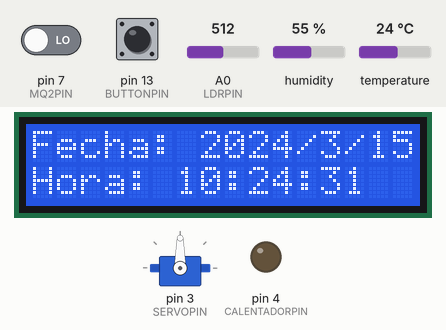
Simulated run of this sketch. Board: Arduino Uno, built with avr-gcc and run on an emulated ATmega328P. Parts: servo, 16×2 character LCD, output pins drawn as LEDs (lit = HIGH). Inputs (shaded band) come from the test bench; at power-on: pin 13 (BUTTONPIN) HIGH, A0 (LDRPIN) = 512, temperature 24 °C, pin 7 (MQ2PIN) LOW, humidity 55 %. The local clock reads 2024-03-15 10:24:30 at power-on unless the sketch sets it.

Above: at 1.6 s.
1.7 s: pin 13 (BUTTONPIN) pulled LOW for 0.15 s
At 3.2 s:
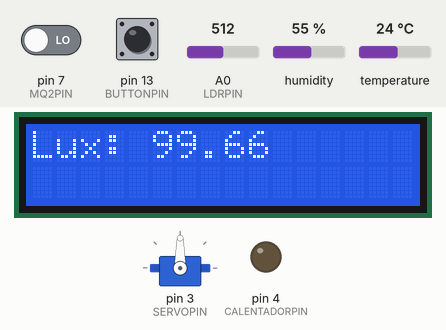
3.5 s: A0 (LDRPIN) set to 0
At 4.7 s:
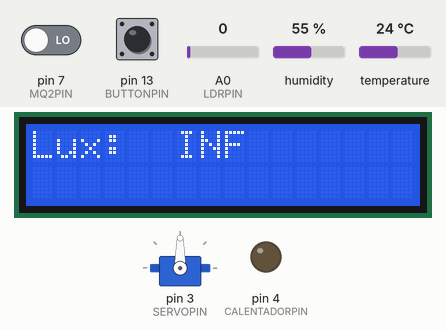
5.5 s: pin 13 (BUTTONPIN) pulled LOW for 1 s
At 6.8 s:
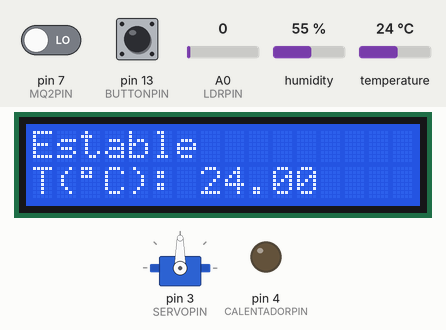
8.5 s: pin 13 (BUTTONPIN) pulled LOW for 0.15 s
At 9.5 s:
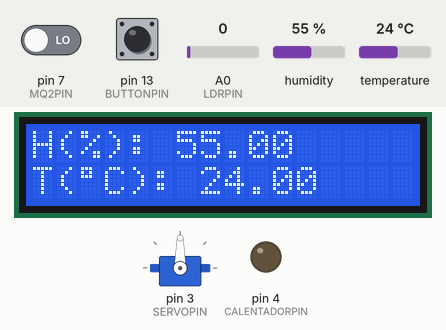
10.5 s: temperature set to 22.3 °C
At 13.0 s:
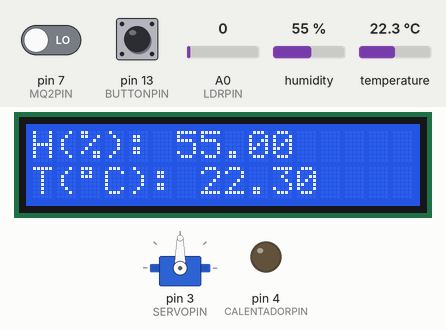
13.5 s: temperature set to 21.9 °C
At 16.8 s:
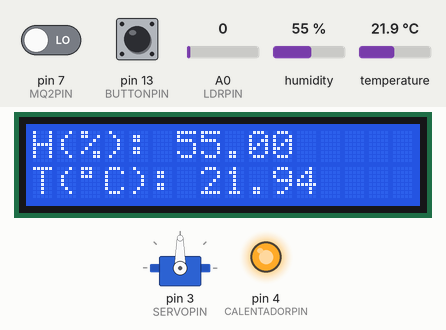
Timing chart, 0 to 21.5 s (numbered marks = the images above; inputs shaded):
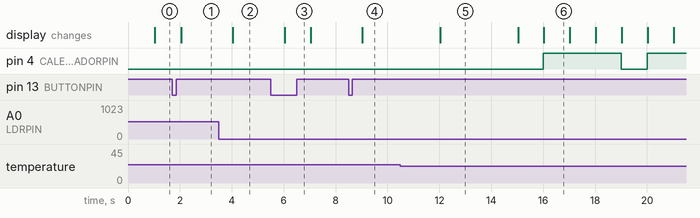

Measured:
- the behaviour switches between 22 and 21.9 °C on temperature (found by bisection; images 5 and 6)
- after the input at 1.7 s, the display: changes after 0.34 s (image 1)
- after the input at 3.5 s, the display: changes after 0.54 s (image 2)
- after the input at 5.5 s, the display: changes after 0.53 s (image 3)
- after the input at 8.5 s, the display: changes after 0.54 s (image 4)
- after the input at 10.5 s, the display: changes after 1.5 s (image 5)
- after the input at 13.5 s, pin 4 (CALENTADORPIN): LOW → HIGH after 2.5 s, → LOW 3.0 s later, → HIGH 1.0 s later; the display: first changes after 1.5 s (image 6 shows a later state)

The sketch:

boya_climatica.ino
```cpp
// boya_climatica.ino
// Autor: Alberto Río Martínez

#include "boya_climatica.h"

void setup() {
  pinMode(LDRPIN, INPUT); // Declaración como entrada del pin asociado a la resistencia fotosensible
  pinMode(BUTTONPIN, INPUT_PULLUP); // Declaración como entrada con resistencia de Pull Up del pin asociado al botón
  pinMode(CALENTADORPIN, OUTPUT); // Declaración como salida del pin asociado a la alimentación del calentador
  analogWrite(CALENTADORPIN, 0);  // Apagar calentador al inicio

  compuerta.attach(SERVOPIN); // Inicialización del objeto servomotor
  compuerta.write(90); // Compuerta cerrada al inicio

  dht.begin(); // Inicialización del objeto DHT

  rtc.begin(); // Inicialización del objeto RTC

  turbina.setSpeed(1000); // Define la velocidad de la turbina en 1000 rpm

  // Inicialización del objeto LCD
  lcd.init();
  lcd.backlight();

  read_dht(); // Leer temperatura y humedad iniciales
}

void loop() {

  acquisition_int();

  if (acquisition) { // Solo lee cuando al bandera de adquisición se activa cada segundo
    acquisition = false;  // Resetear bandera

    //read_dht();
    read_lux();
    read_rtc();
    read_mq2();
    temp_control();

    //lcd.clear(); // Apaga el display para actualizar los valores

    switch (mode) {
      case 0: // Modo 0: Representa en el LCD fecha y hora
        display_date_hour();
      break;
      case 1: // Modo 1: Representa en el LCD el valor de luminiscencia
        display_lux();
      break;
      case 2: // Modo 2: Representa en el LCD los valores de humedad y temperatura
        display_dht22();
      break;
      case 3: // Modo 3: Representa en el LCD si el aire está contaminado o limpio
        display_MQ2();
      break;
      case 4: // Modo 4: Representa en el LCD el estado del sistema de monitorización térmica y la temperatura actual
        display_temp_ctl();
      break;
      default:
      break;
    }

  }

  if (digitalRead(BUTTONPIN) == LOW) { // Lee pulsaciones en el botón
    if (millis() - lastButtonTouch > ButtonDelay) { //Evitar rebotes: si entre pulsaciones no han pasado 200ms no hace nada
      mode = mode + 1; // Cada vez que se pulsa el botón incrementa el modo en una unidad
      if (mode == 5) {
        mode = 0;
      }
      lastButtonTouch = millis(); // Guarda el último instante temporal en el que se pulsó el botón. millis() devuelve el número de milisegundos transcurridos desde que se inició el programa
    }
  }

  if (motor_flag){
    turbina.step(stepsPerRevolution); // Activa el motor de la turbina
  }
}

void acquisition_int() {
  // Simular temporizador con millis()
  unsigned long currentMillis = millis();
  if (currentMillis - previousMillis >= interval) {
    previousMillis = currentMillis;
    acquisition = true;
  }
}
```

boya_climatica.h
```cpp
// boya_climatica.h
// Autor: Alberto Río Martínez

#include <LiquidCrystal_I2C.h> // Librería para usar Display
#include <DHT.h> // Librería para usar DHT22
#include "RTClib.h" // Librería para usar RTC
#include <Servo.h> // Librería para usar servomotor
#include <Stepper.h> // Librería para usar el motor de la turbina

#define LDRPIN A0 // Pin asociado a la resistencia fotosensible
#define DHTPIN 12 // Pin asociado al DHT22
#define DHTTYPE DHT22 // Tipo de sensor de la familia DHT
#define MQ2PIN 7 // Pin asociado al MQ-2
#define CALENTADORPIN 4 // Pin asociado al calentador de las baterías
#define SERVOPIN 3 // Pin asociado al servo que abre la compuerta
#define BUTTONPIN 13 // Pin asociado al botón
#define MOTORPIN1 8 // Pines asociados al motor de la turbina
#define MOTORPIN2 9
#define MOTORPIN3 10
#define MOTORPIN4 11

String lastLine0 = "";
String lastLine1 = "";
String line0 = "";
String line1 = "";

uint8_t mode = 0; // Variable que indica el modo de operación
uint8_t lastMode = 0;
volatile bool acquisition = false; // Bandera que marcará lectura
volatile bool motor_flag = false; // Bandera que marcará caundo el motor se debe activar

// Constantes del LDR
const float GAMMA = 0.7; // Constante de la relación logarítimica entre la impedancia del LDR y la luminiscencia (lux)
const float RL10 = 50; // Impedancia del LDR a 10 lux

unsigned long lastButtonTouch = 0; // Variable que almacena la última vez que se pulsó el botón
const unsigned long ButtonDelay = 200; // Intervalo temporal que se debe cumplir entre pulsaciones

unsigned long previousMillis = 0; // // Variable que almacena la última vez que se levó a cabo una interrupción
const unsigned long interval = 1000; // Intervalo temporal de 1s que se debe cumplir entre interrupciones

bool MQ2Value; // Variable que almacena el valor digital de salida del MQ2

DateTime now;  // Variable de tipo DateTime (clase incluida en la librería RTClib.h que representa una fecha y una hora completas)

float humidity; // Variable de punto flotante que alamacena el valor de humedad medido por el DHT22
float temperature; // Variable de punto flotante que alamacena el valor de temperatura medido por el DHT22
const float limiteInferior = 22.00; // Límite inferior del margen de temperatura deseado en la boya
const float limiteSuperior = 28.00; // Límite superior del margen de temperatura deseado en la boya
// Valores de cambio de temperatura por segundo
const float cambioCalor = 0.04;   // °C/s al calentar
const float cambioFrio  = -0.28;  // °C/s al enfriar
const float dt = 1.0;             // intervalo en segundos entre mediciones
float delta = 0.0;

float lux; // Variable de punto flotante que alamacena el valor de luminiscencia medido por la resistencia fotosensible

const int stepsPerRevolution = 200; // Número de pasos por revolución del motor de la turbina

DHT dht(DHTPIN, DHTTYPE); // Declaración del objeto DHT
LiquidCrystal_I2C lcd(0x27, 16, 2); // Declaración del objeto LCD
RTC_DS1307 rtc; // Declaración del objeto RTC
Servo compuerta; // Declaración del objeto asociado al servo que abre la compuerta
Stepper turbina(stepsPerRevolution, MOTORPIN1, MOTORPIN2, MOTORPIN3, MOTORPIN4); // Declaración del objeto asociado al motor de la turbina

// Función que lee los valores de humedad y temperatura medidos por el DHT22
void read_dht() {
  humidity = dht.readHumidity();
  temperature = dht.readTemperature();
}

// Función que lee los valores de luminiscencia medido por la resistencia fotosensible
void read_lux() {
  int analogValue = analogRead(LDRPIN);
  //Conversión del valor analógico a unidades de lux
  float voltage = analogValue / 1024. * 5;
  float resistance = 2000 * voltage / (1 - voltage / 5);
  lux = pow(RL10 * 1e3 * pow(10, GAMMA) / resistance, (1 / GAMMA));
}

// Función que lee los valores de fecha y hora medidos por el RTC DS1317
void read_rtc() {
  now = rtc.now();
}

// Función que lee el valor digital medido por el MQ2
void read_mq2() {
  MQ2Value = digitalRead(MQ2PIN);
}

// Función que controla que la temperatura de la boya esté en los margenes deseados
void temp_control() {
 // Lógica de control con simulación térmica
    if (temperature > limiteSuperior) {
      // Enfriar
      compuerta.write(0);
      motor_flag = true;
      temperature += cambioFrio * dt;
    } else if (temperature < limiteInferior) {
      // Calentar
      digitalWrite(CALENTADORPIN, HIGH);
      temperature += cambioCalor * dt;
    } else {
      // Estable: apagar todo
      compuerta.write(90);
      analogWrite(CALENTADORPIN, 0);
      motor_flag = false;
      read_dht();
    }
}

// Función que limpia la consola y actualiza los valores
void clear_lcd(String &line0, String &lastLine0, String &line1, String &lastLine1) {
  // Solo actualizar si algo ha cambiado
  if (line0 != lastLine0 || line1 != lastLine1 || mode != lastMode) {
    lcd.clear();
    lcd.setCursor(0, 0);
    lcd.print(line0);
    lcd.setCursor(0, 1);
    lcd.print(line1);
    lastLine0 = line0;
    lastLine1 = line1;
    lastMode = mode;
  }
}

// Función que representa los valores de fecha y hora medidos por el RTC DS1317
void display_date_hour() {
  line0 = "Fecha: " + String(now.year()) + "/" + String(now.month()) + "/" + String(now.day());
  line1 = "Hora: " + String(now.hour()) + ":" + String(now.minute()) + ":" + String(now.second());
  clear_lcd(line0, lastLine0, line1, lastLine1);
}

// Función que representa los valores de luminiscencia medido por la resistencia fotosensible
void display_lux() {
  line0 = "Lux: " + String(lux, 2);
  line1 = "                            ";
  clear_lcd(line0, lastLine0, line1, lastLine1);
}

// Función que representa los valores de humedad y temperatura medidos por el DHT22
void display_dht22() {
  line0 = "H(%): " + String(humidity, 2);
  line1 = "T(\xDF""C): " + String(temperature, 2);
  clear_lcd(line0, lastLine0, line1, lastLine1);
}

// Función que representa el valor digital medido por el MQ2
void display_MQ2() {
  line0 = "Calidad aire: ";
  line1 = MQ2Value ? "Limpio" : "Contaminado";
  clear_lcd(line0, lastLine0, line1, lastLine1);
}

// Función que representa el control de la temperatura de la boya
void display_temp_ctl() {
  if (temperature > limiteSuperior) {
    // Enfriar
    line0 = "Enfriando";
    line1 = "T(\xDF""C): " + String(temperature, 2);
    clear_lcd(line0, lastLine0, line1, lastLine1);
  } else if (temperature < limiteInferior) {
    // Calentar
    line0 = "Calentando";
    line1 = "T(\xDF""C): " + String(temperature, 2);
    clear_lcd(line0, lastLine0, line1, lastLine1);
  } else {
    // Estable
    line0 = "Estable";
    line1 = "T(\xDF""C): " + String(temperature, 2);
    clear_lcd(line0, lastLine0, line1, lastLine1);
  }
}
```
